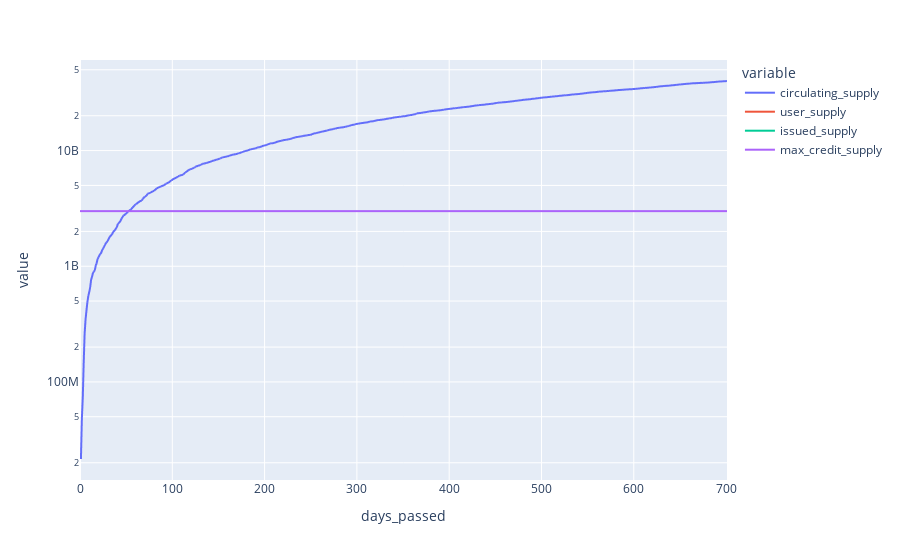

The code cell stored with this chart in its notebook:
### Code cell
px.line(sim_df, 
        x='days_passed', 
        y=[el for el in sim_df.columns if "supply" in el],
        log_y=True)

### Figure 1 — Plotly figure (JSON) as saved in the notebook; plotly's stock layout.template omitted (floating-point values rounded to 4 significant figures; data arrays with more than 128 entries replaced by an {"elided": "..."} marker saying what was removed)
{"data": [{"hovertemplate": "variable=circulating_supply<br>days_passed=%{x}<br>value=%{y}<extra></extra>", "legendgroup": "circulating_supply", "line": {"color": "#636efa", "dash": "solid"}, "marker": {"symbol": "circle"}, "mode": "lines", "name": "circulating_supply", "showlegend": true, "type": "scattergl", "x": {"elided": "702 int values"}, "xaxis": "x", "y": {"elided": "702 float values"}, "yaxis": "y"}, {"hovertemplate": "variable=user_supply<br>days_passed=%{x}<br>value=%{y}<extra></extra>", "legendgroup": "user_supply", "line": {"color": "#EF553B", "dash": "solid"}, "marker": {"symbol": "circle"}, "mode": "lines", "name": "user_supply", "showlegend": true, "type": "scattergl", "x": {"elided": "702 int values"}, "xaxis": "x", "y": {"elided": "702 null values"}, "yaxis": "y"}, {"hovertemplate": "variable=issued_supply<br>days_passed=%{x}<br>value=%{y}<extra></extra>", "legendgroup": "issued_supply", "line": {"color": "#00cc96", "dash": "solid"}, "marker": {"symbol": "circle"}, "mode": "lines", "name": "issued_supply", "showlegend": true, "type": "scattergl", "x": {"elided": "702 int values"}, "xaxis": "x", "y": {"elided": "702 null values"}, "yaxis": "y"}, {"hovertemplate": "variable=max_credit_supply<br>days_passed=%{x}<br>value=%{y}<extra></extra>", "legendgroup": "max_credit_supply", "line": {"color": "#ab63fa", "dash": "solid"}, "marker": {"symbol": "circle"}, "mode": "lines", "name": "max_credit_supply", "showlegend": true, "type": "scattergl", "x": {"elided": "702 int values"}, "xaxis": "x", "y": {"elided": "702 int values"}, "yaxis": "y"}], "layout": {"legend": {"title": {"text": "variable"}, "tracegroupgap": 0}, "margin": {"t": 60}, "xaxis": {"anchor": "y", "domain": [0, 1], "title": {"text": "days_passed"}}, "yaxis": {"anchor": "x", "domain": [0, 1], "title": {"text": "value"}, "type": "log"}}}
